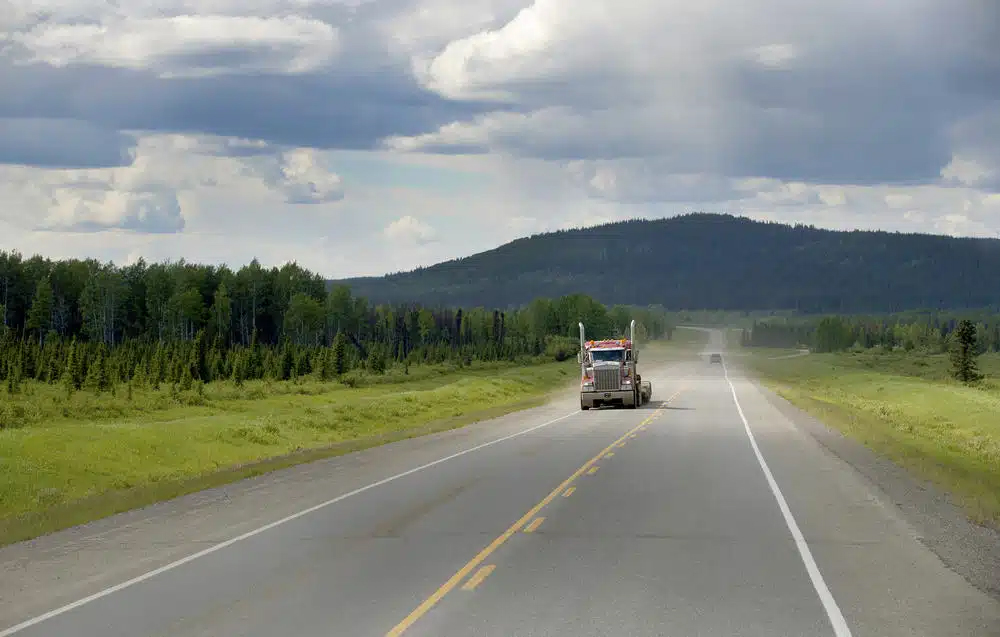
#> input picture assignment_3/truck.jpg, 1000 x 637 px
$ jupyter execute asgn3.ipynb   (shell and % lines are left out)
#> lines starting #> are read from the running program, lines starting #| are printed output that depends on the picture; after the words box and inside, x2 and y2 are one past the last pixel; in counts of white or black regions, pixels touching at a corner belong together
# Homework 3

这次作业包括霍夫算法进行直线和圆圈的检测

自己实现HoughLines和HoughCircles,不调用opencv函数

注意：调整参数以确保准确检测

[cell 1]
# Setup
import numpy as np
import cv2
import matplotlib.pyplot as plt

plt.rcParams['figure.figsize'] = (15.0, 12.0) # set default size of plots
plt.rcParams['image.interpolation'] = 'nearest'
plt.rcParams['image.cmap'] = 'gray'

# for auto-reloading extenrnal modules

[cell 2]
# 1. 读取图像
img = cv2.imread('truck.jpg')
#> img is the input picture: shape (637, 1000, 3); mean B, G, R 128.1, 137, 131.1
gray = cv2.cvtColor(img, cv2.COLOR_BGR2GRAY)
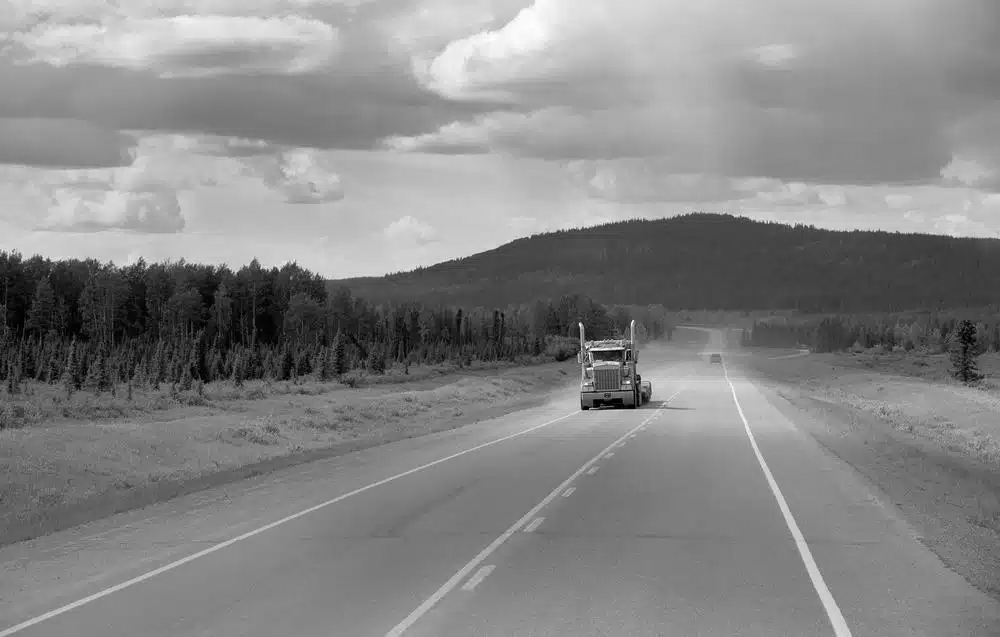
#> gray: shape (637, 1000); min 0, max 255, mean 134.2

# 考虑使用滤波平滑图像以减少噪声对边缘检测的影响
# 仅供参考，自行选择是否使用，以及参数
gray = cv2.GaussianBlur(gray, (3, 3), 0)

# 2. 使用 OpenCV 进行边缘检测 (Canny)
# 这一步是必须的，Hough 算法处理的是二值化的边缘点
edges = cv2.Canny(gray, 100, 200, apertureSize=3)
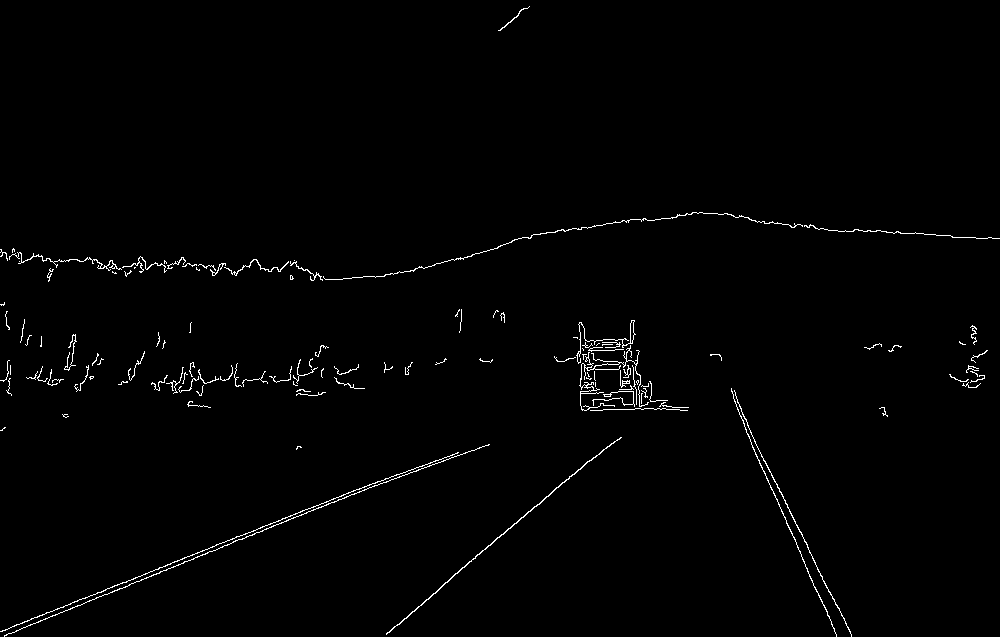
#> edges: shape (637, 1000); 1.1% white in thin lines or dots

plt.figure(figsize=(10, 10))
plt.imshow(edges, cmap='gray')
plt.title("Edge Detection (Canny)")
plt.axis('off')
plt.show()

[cell 3]
def HoughLines(image, rho_res, theta_res, threshold, min_line_len=50):
    """
    手动实现霍夫直线检测 (返回端点格式)
    image: 边缘检测后的二值图 (Canny)
    rho_res: 径向分辨率 (通常为 1)
    theta_res: 角度分辨率 (通常为 np.pi/180)
    threshold: 累加器阈值
    min_line_len: 线段最小长度 (用于构造端点)
    返回格式对齐 OpenCV: (N, 1, 4) -> [[x1, y1, x2, y2]]
    """

[cell 4]
# 调用函数

lines = HoughLines(edges, 1, np.pi/180, 170,100)
#> lines = None

output = img.copy()

# 绘制直线
if lines is not None:
    for line in lines:
        x1, y1, x2, y2 = line[0]
        cv2.line(output, (x1, y1), (x2, y2), (0, 0, 255), 3)

# 显示最终结果
plt.figure(figsize=(10, 10))
plt.imshow(cv2.cvtColor(output, cv2.COLOR_BGR2RGB))
plt.title("Final Detection Results")
plt.axis('off')
plt.show()

[cell 5]
# 1. 读取图像
img = cv2.imread('coins.jpg')
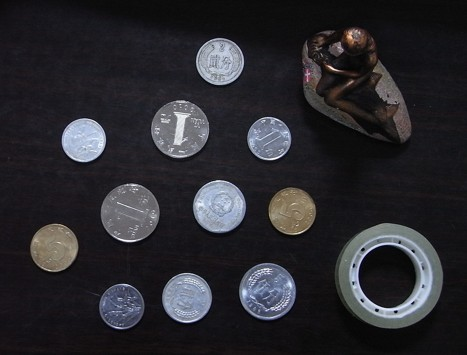
#> input picture assignment_3/coins.jpg, 467 x 355 px
#> img is the input picture: shape (355, 467, 3); mean B, G, R 46.5, 41.8, 42.5
gray = cv2.cvtColor(img, cv2.COLOR_BGR2GRAY)
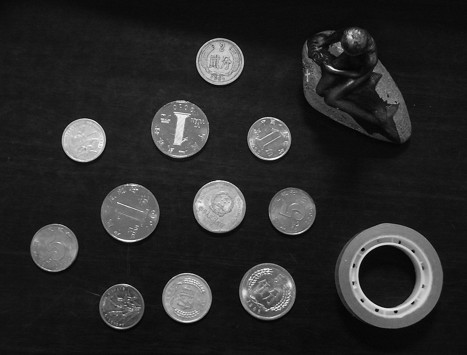
#> gray: shape (355, 467); min 0, max 254, mean 42.5


# 考虑使用滤波平滑图像以减少噪声对边缘检测的影响
# 仅供参考，自行选择是否使用，以及参数
gray = cv2.GaussianBlur(gray, (5, 5), 0)

# 2. 使用 OpenCV 进行边缘检测 (Canny)
# 这一步是必须的，Hough 算法处理的是二值化的边缘点
edges = cv2.Canny(gray, 50, 150, apertureSize=3)
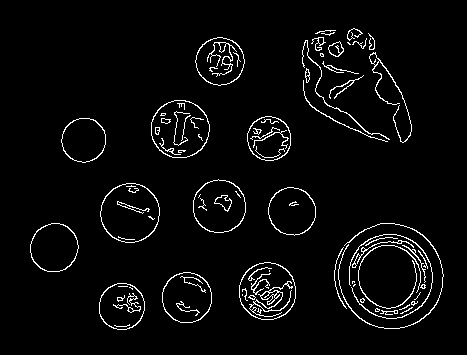
#> edges: shape (355, 467); 3.9% white in thin lines or dots, all inside (x1, y1, x2, y2) = (30, 28, 444, 330)

plt.figure(figsize=(10, 10))
plt.imshow(edges, cmap='gray')
plt.title("Edge Detection (Canny)")
plt.axis('off')
plt.show()

[cell 6]
def HoughCircles(image, min_radius, max_radius, threshold, center_threshold=10):
    """
    手动实现霍夫圆检测 (类似 OpenCV 逻辑)
    image: 输入灰度图
    min_radius: 最小半径
    max_radius: 最大半径
    threshold: 累加器阈值 (控制灵敏度)
    center_threshold: 抑制重复圆心的距离阈值
    返回格式对齐 OpenCV: (1, N, 3) -> [[x_center, y_center, radius]]
    """

[cell 7]
# 调用函数 (假设检测半径在 20-50 之间的圆)
circles = HoughCircles(edges, min_radius=20, max_radius=50, threshold=15)
#> circles = None

output = img.copy()

# 绘制圆
if circles is not None:
    circles = np.uint16(np.around(circles))
    for i in circles[0, :]:
        # 绘制外圆
        cv2.circle(output, (i[0], i[1]), i[2], (0, 255, 0), 3)
        # 绘制圆心
        cv2.circle(output, (i[0], i[1]), 2, (255, 0, 0), 3)

# 显示最终结果
plt.figure(figsize=(10, 10))
plt.imshow(cv2.cvtColor(output, cv2.COLOR_BGR2RGB))
plt.title("Final Detection Results")
plt.axis('off')
plt.show()
